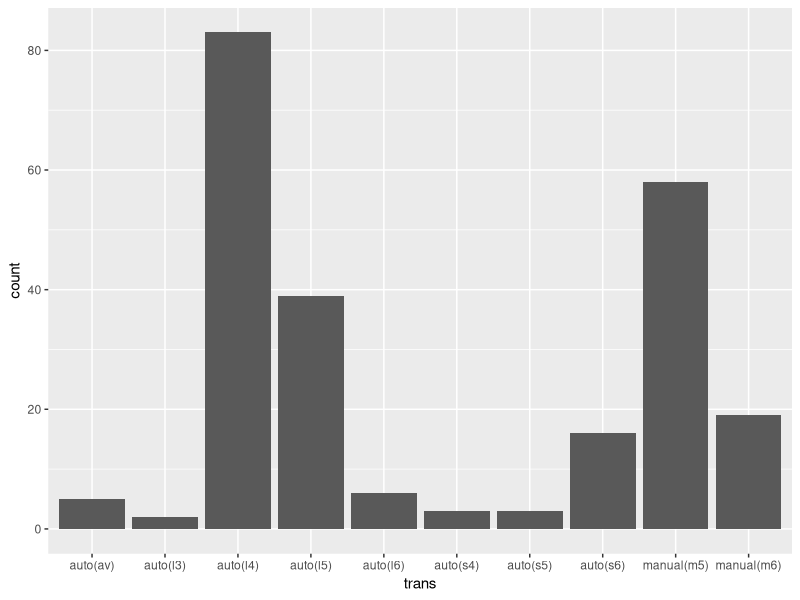
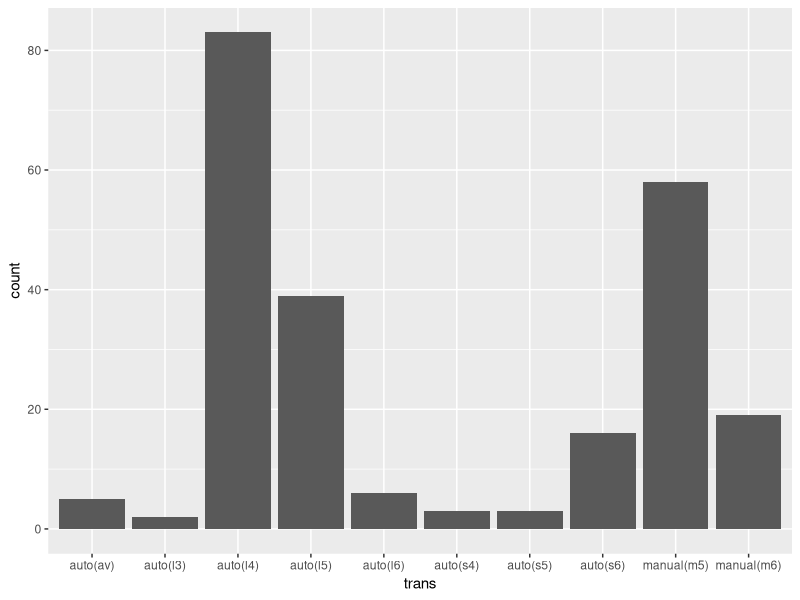

Reproduce these figures in R, in order.
## ---- chunk 1
knitr::opts_chunk$set(echo = TRUE)
library(tidyverse)
## ---- chunk 2
ggplot(data = mpg) +
  geom_bar(mapping = aes(x = trans))
## ---- chunk 3
ggplot(data = mpg) +
  geom_bar(mapping = aes(x = trans))
